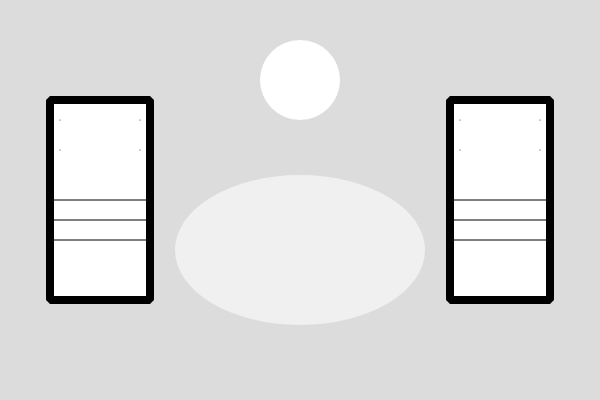
Frame 1 (no input)
Frame 60 (no input): identical to frame 1, image omitted
Frame 120 (the mouse pressed at the canvas centre since frame 60): identical to frame 1, image omitted

The p5.js sketch that drew this single still picture (run headless with seeded random() and noise() and a simulated clock; from frame 60 on, the mouse is pressed at the canvas centre):

// p5.js sketch
// ── sketch.js
function setup() {
  createCanvas(600, 400);
}

function draw() {
  background(220);
  
 //Pond
  push();
  noStroke();
  fill(240);
  ellipse(300,250,250,150);
  pop();
  
  
  //Right building
  push();
  strokeJoin(BEVEL);
  strokeWeight(8);
  rect(50,100,100,200);
  pop();
  
  //windowpane left
  line(50,200,150,200);
  line(50,240,150,240);
  line(50,220,150,220);
  
  point(60, 120);
  point(140, 120);
  point(60, 150);
  point(140, 150);
  
  //Left building
  push();
  strokeJoin(BEVEL);
  strokeWeight(8);
  rect(450,100,100,200);
  pop();
  
  //windowpane right
  line(550,200,450,200);
  line(550,240,450,240);
  line(550,220,450,220);
  
  point(460, 120);
  point(540, 120);
  point(460, 150);
  point(540, 150);
  
  //Sun
  push();
  noStroke();
  fill(270);
  ellipse(300,80,80,80);
  pop();
  
  
  
}
